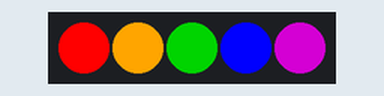
This sketch was run on a simulated Arduino Uno, built with avr-gcc and run on an emulated ATmega328P. Parts: 5 RGB LEDs in strip order, left to right.

Above: at 0.1 s.
At 0.6 s:
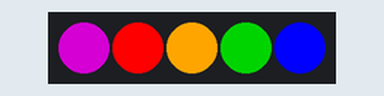
At 1.1 s:
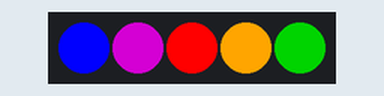
At 1.6 s:
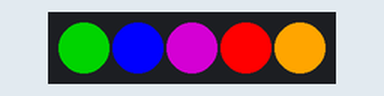
At 2.1 s:
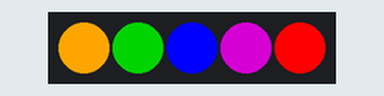
Timing chart, 0 to 130.0 s (numbered marks = the images above):
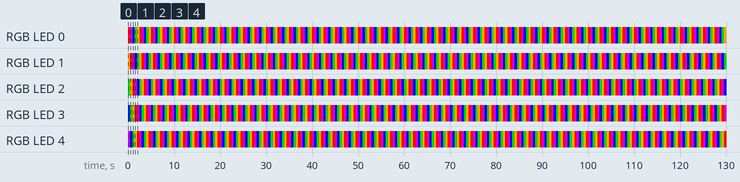

The sketch:

5c_cycle_rainbow.ino
```cpp
#include "FastLED.h"
#define NUM_LEDS 5
#define NUM_DATA_PIN 6
#define NUM_DELAY 500

CRGB leds[NUM_LEDS];
void setup() { FastLED.addLeds<NEOPIXEL, NUM_DATA_PIN>(leds, NUM_LEDS); }
void loop() {
  for (int i=0; i<5 ; i++) {
    leds[(0+i)<5?0+i:i-5] = CRGB::Red;
    leds[(1+i)<5?1+i:i-4] = CRGB::Orange;
    leds[(2+i)<5?2+i:i-3] = CRGB::Green;
    leds[(3+i)<5?3+i:i-2] = CRGB::Blue;
    leds[(4+i)<5?4+i:i-1] = CRGB::Purple;
    FastLED.show();
    delay(NUM_DELAY);
  }
}
```

Measured:
- by itself, RGB LED 0: repeats every 2.5 s: RGB(128, 0, 128) 0.50 s, RGB(0, 0, 255) 0.50 s, RGB(0, 128, 0) 0.50 s, RGB(255, 165, 0) 0.50 s, RGB(255, 0, 0) 0.50 s
- by itself, RGB LED 1: repeats every 2.5 s: RGB(255, 0, 0) 0.50 s, RGB(128, 0, 128) 0.50 s, RGB(0, 0, 255) 0.50 s, RGB(0, 128, 0) 0.50 s, RGB(255, 165, 0) 0.50 s
- by itself, everything shown: repeats every 2.5 s, in 5 steps
- what the display in image 1 shows lasts 0.5 s, from 0.5 s to 1.0 s
